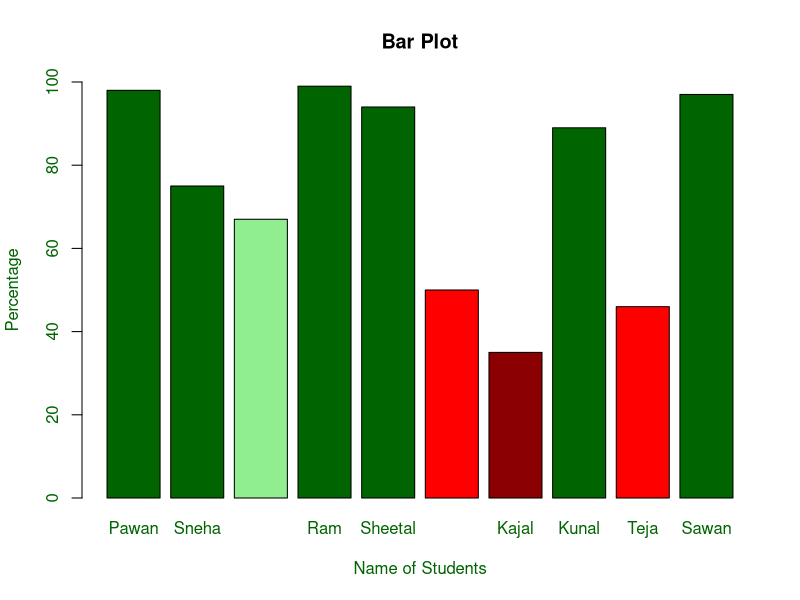
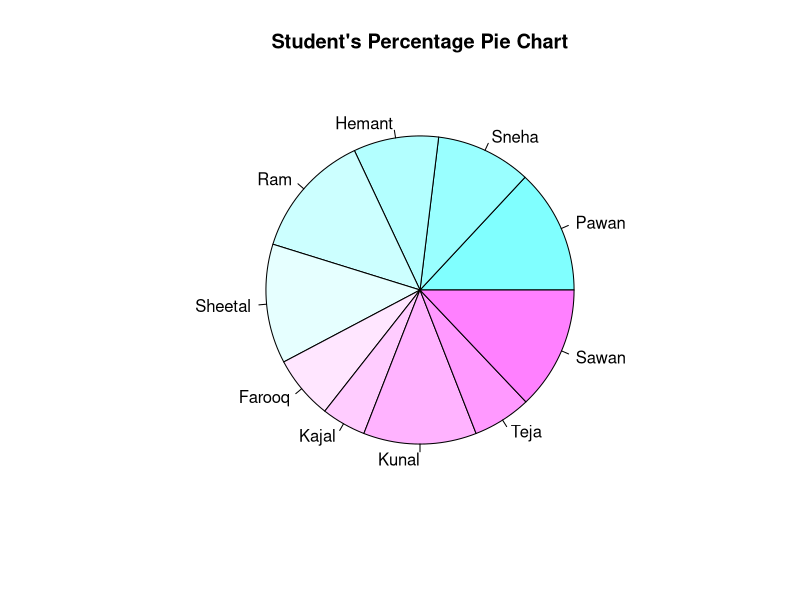
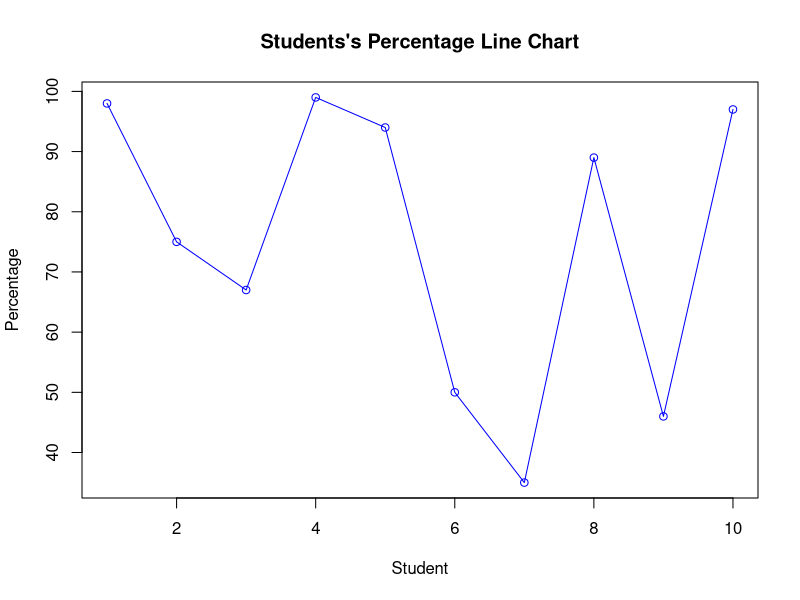
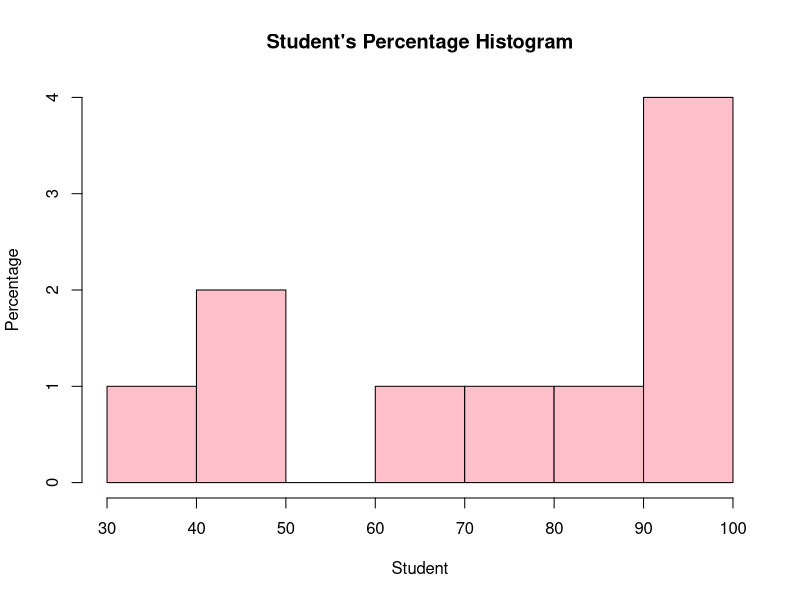
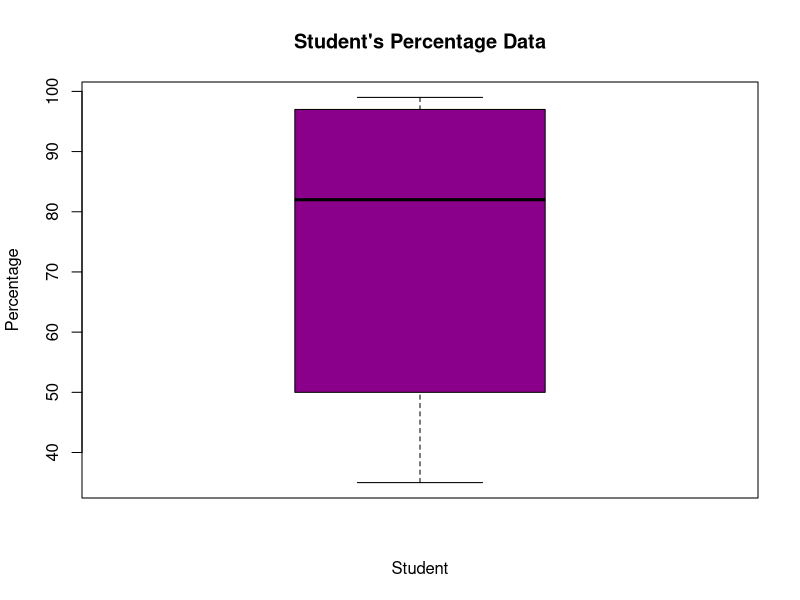
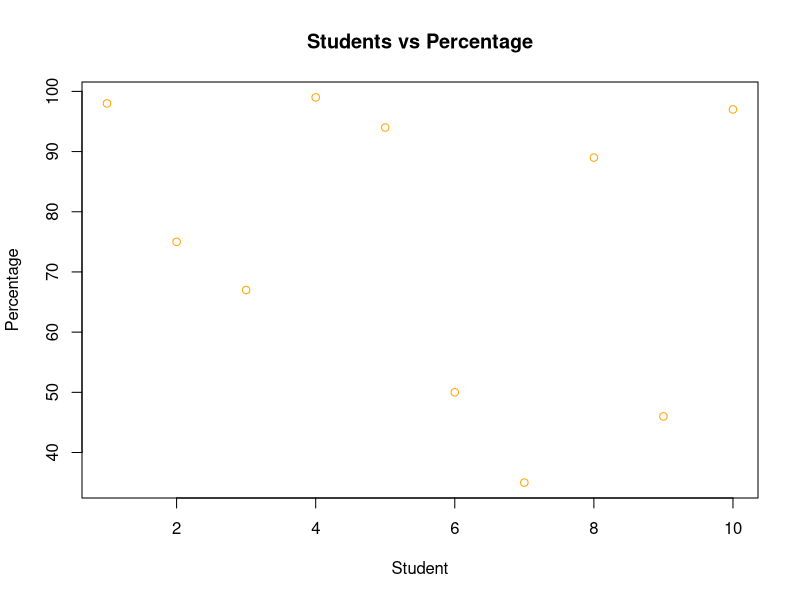

These figures' R source, in order:
s<-c("Pawan","Sneha","Hemant","Ram","Sheetal","Farooq","Kajal","Kunal","Teja","Sawan")
p<-c(98,75,67,99,94,50,35,89,46,97)

#plotting bar
#library(RColorBrewer)
#coul <- brewer.pal(10, "Set2")
barplot(height = p,names = s,xlab = "Name of Students",ylab = "Percentage",ylim=c(0,100),col = c("darkgreen","darkgreen","lightgreen","darkgreen","darkgreen","red","darkred","darkgreen","red","darkgreen"),border = "black",col.axis = "darkgreen",
        col.lab = "darkgreen", main = "Bar Plot")
#help("barplot")

#plotting pie chart
#piepercent<- round(100*p/sum(p), 1)
pie(p,s, main = "Student's Percentage Pie Chart", col = cm.colors(length(p)))

#plotting line graph
plot(p,type = "o", col = "blue", xlab = "Student", ylab = "Percentage",
     main = "Students's Percentage Line Chart")

#plotting histogram
hist(p,main = "Student's Percentage Histogram",xlab = "Student",ylab = "Percentage",col = "pink",border = "black",breaks = 5)

#plotting box plot
boxplot(p, data = p, 
        xlab = "Student",
        ylab = "Percentage", 
        main = "Student's Percentage Data",
        notch = FALSE, 
        col = "darkmagenta"
)

#plotting scatter plot
plot(p,type = "p", col = "Orange", xlab = "Student", ylab = "Percentage",
     main = "Students vs Percentage")






